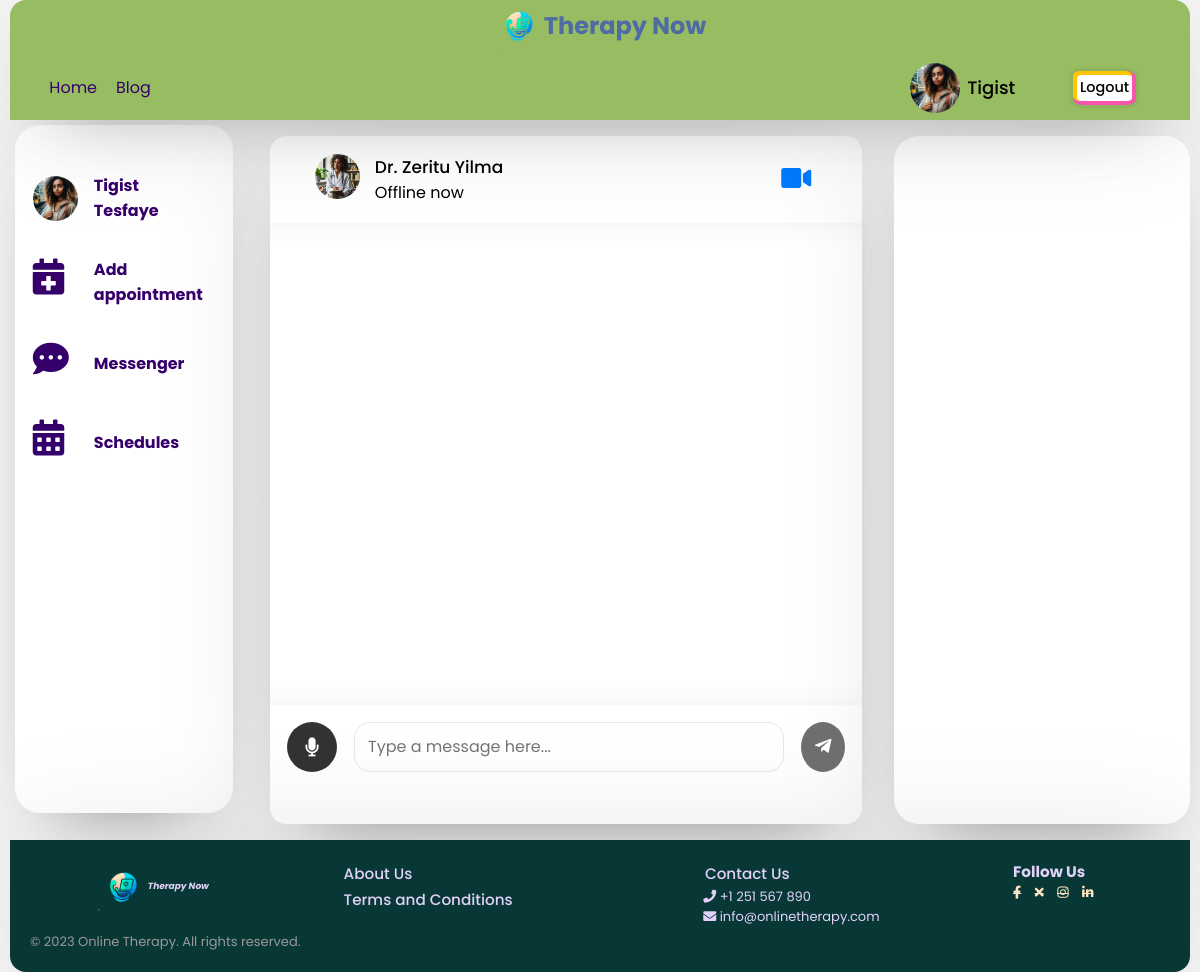
/profile.php?user_id=1342397891&link=chat&b=b (signed in), run on the app's committed database.
### tables this page shows
CREATE TABLE `users` (
  `user_id` int(11) NOT NULL,
  `unique_id` int(255) NOT NULL,
  `fname` varchar(255) NOT NULL,
  `lname` varchar(255) NOT NULL,
  `email` varchar(255) NOT NULL,
  `password` varchar(255) NOT NULL,
  `img` varchar(255) NOT NULL,
  `status` varchar(255) NOT NULL,
  `gender` varchar(10) DEFAULT NULL,
  `birthdate` date DEFAULT NULL,
  `relationship` varchar(100) DEFAULT NULL,
  `r_date` date DEFAULT curdate(),
  `r_time` time DEFAULT curtime()
);

CREATE TABLE `therapist` (
  `unique_id` int(11) NOT NULL,
  `fname` text NOT NULL,
  `lname` text NOT NULL,
  `email` text NOT NULL,
  `password` text NOT NULL,
  `specialization` text DEFAULT NULL,
  `img` text DEFAULT NULL,
  `phone` text DEFAULT NULL,
  `status` text DEFAULT NULL,
  `r_date` date DEFAULT curdate(),
  `r_time` time DEFAULT curtime(),
  `gender` varchar(30) NOT NULL,
  `birthDate` int(11) NOT NULL
);

### profile/chat.php (the view, shortened to what this page needs)
<?php
$user_id = mysqli_real_escape_string($conn, $_GET['user_id']);
$unique_id = mysqli_real_escape_string($conn, $_SESSION['unique_id']);
$sqlU = mysqli_query($conn, "SELECT * FROM users WHERE unique_id = {$user_id}");
$sqlT = mysqli_query($conn, "SELECT * FROM therapist WHERE unique_id = {$user_id}");
if (mysqli_num_rows($sqlU) > 0) {
    $row = mysqli_fetch_assoc($sqlU);
    $Fname = mysqli_fetch_assoc(mysqli_query($conn, "SELECT * FROM therapist WHERE unique_id = {$unique_id}"))['fname'];
    $lname = mysqli_fetch_assoc(mysqli_query($conn, "SELECT * FROM therapist WHERE unique_id = {$unique_id}"))['lname'];
    $img = mysqli_fetch_assoc(mysqli_query($conn, "SELECT * FROM therapist WHERE unique_id = {$unique_id}"))['img'];
} elseif (mysqli_num_rows($sqlT) > 0) {
    $row = mysqli_fetch_assoc($sqlT);
} else
?>
<div class="wrapper chatt">
    <section class="chat-area">
        <header>
            <div class="details">
                <img src="php/images/<?php echo $row['img']; ?>" alt="">
                <div>
                    <span><?php echo $row['fname'] . " " . $row['lname'] ?></span>
                    <p><?php echo $row['status']; ?></p>
                </div>
            </div>
            <?php if (isset($_GET['b'])) : ?> <?php $b = 'b'; ?>
                <button id="videoCallingBtn"><i class="fas fa-duotone fa-video fa-2xl "></i></button>
            <?php endif; ?>
        </header>
        <div class="chat-box"></div>
        <form action="#" class="typing-area">
            <button id="mic" class="active"><i class="active fas fa-microphone  microphone-icon"></i></button>
            <input id="input-field" type="text" name="message" class="input-field" placeholder="Type a message here..." autocomplete="off">
            <button id="sendBtn"><i class="fab fa-telegram-plane "></i></button>
        </form>
    </section>
</div>

### header.php (shortened to what this page needs)
<div id="header-container">
    <div class="logo">
        <a href="index.php">
            <img src="img/logo.png" alt="">
            <h1>Therapy Now</h1>
        </a>
    </div>
    <header>
        <div class="navigation-menu">
            <div class="navigation-links">
                <a href="index.php">Home</a>
                <a href="blog.php">Blog</a>
            </div>
        </div>
        <?php require_once "php/config.php";
        if (!isset($_SESSION['unique_id'])) { ?>
            <div class="user-buttons c d">
                <a href="signup.php">Sign up</a>
                <a href="login.php">Log in</a>
            </div>
        <?php } else {
            $sql = mysqli_query($conn, "SELECT * FROM users WHERE unique_id = {$_SESSION['unique_id']}");
            if (mysqli_num_rows($sql) > 0) {
                $row = mysqli_fetch_assoc($sql);
            } else {
                $sql = mysqli_query($conn, "SELECT * FROM therapist WHERE unique_id = {$_SESSION['unique_id']}");
                $row = mysqli_fetch_assoc($sql);
            } ?>
            <div class="user-buttons user-profile c">
                <a href="profile.php" class="pro_link">
                    <img src="php/images/<?php echo $row['img']; ?>" alt="">
                    <span><?php echo $row['fname'] ?></span>
                </a>
                <a href="php/logout.php?logout_id=<?php echo $row['unique_id']; ?>" class="logout">Logout</a>
            </div>
        <?php } ?>
    </header>
</div>

### profile/sidebar.php (shortened to what this page needs)
<div class="left">
    <?php
    $sql = mysqli_query($conn, "SELECT * FROM therapist WHERE unique_id ={$_SESSION['unique_id']} ");
    if (mysqli_num_rows($sql) > 0) {
    ?>
    <a href="profile.php?link=profile">
        <img src="php/images/<?php echo $row['img']; ?>" alt="">
        <span class="icon-name">profile</span>
        <p><?= $row['fname'] . " " . $row['lname'] ?></p>
    </a>
    <a href="profile.php?link=patient">
        <span><i class="fas fa-solid fa-users"></i></span>
        <span class="icon-name" Patients></span>
        <p>Patients</p>
    </a>
    <?php
    } else {
    ?>
    <a href="profile.php?link=profile">
        <img src="php/images/<?php echo $row['img']; ?>" alt="">
        <p><?= $row['fname'] . " " . $row['lname'] ?></p>
    </a>
    <a href="profile.php?link=appointment">
        <span><i class="fas fa-calendar-plus"></i></span>
        <p>Add appointment</p>
    </a>
    <?php
    }
    ?>
    <a href="profile.php?link=message">
        <span><i class="fas fa-solid fa-comment-dots"></i></span>
        <p>Messenger</p>
    </a>
    <a href="profile.php?link=schedule">
        <span><i class="fas fa-solid fa-calendar-alt"></i></span>
        <p>Schedules</p>
    </a>
</div>

### data on the page
users: img (picture), fname "Tigist", lname "Tesfaye"
therapist: img (picture), fname "Dr. Zeritu", lname "Yilma", status "Offline now"
